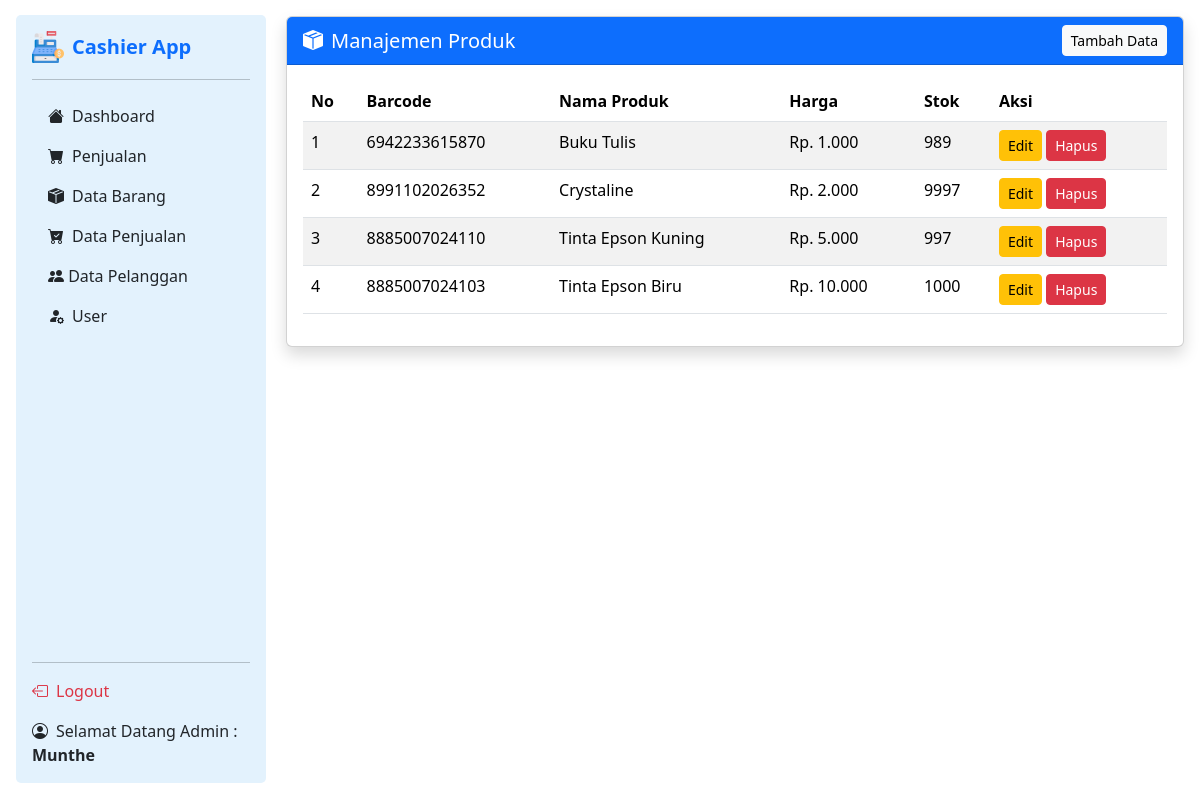
Before: /pages/data-barang.php (signed in) with the older database file.
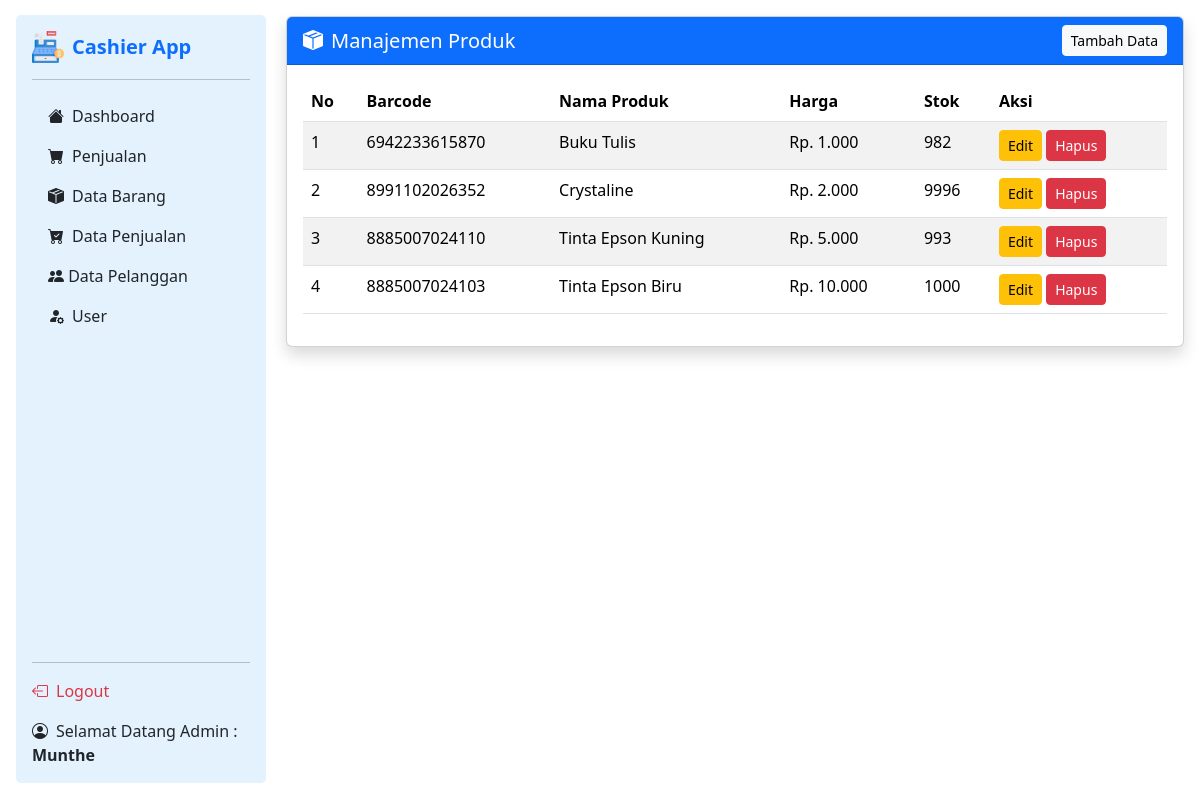
After: the same page with the newer database file.
### tables this page shows
CREATE TABLE `produk` (
  `id` int(11) NOT NULL,
  `ProdukID` varchar(255) NOT NULL,
  `NamaProduk` varchar(255) NOT NULL,
  `Harga` decimal(10,2) NOT NULL,
  `Stok` int(11) NOT NULL
);

### pages/data-barang.php (the view, shortened to what this page needs)
<!DOCTYPE html>
<html lang="en">
<head>
</head>
<body>
<?php
    if ($_SESSION['level'] === 'admin') {
        include '../config/sidebar-admin.php';
    } elseif ($_SESSION['level'] === 'petugas') {
        include '../config/sidebar-petugas.php';
    } else {
        echo "Level user tidak dikenal.";
        exit;
    }
    ?>
<div class="main-content flex-grow-1 p-3" style="margin-left: 270px; padding: 2rem";>
    <div class="card shadow rounded">
        <div class="card-header bg-primary text-white d-flex justify-content-between align-items-center">
            <h5 class="mb-0"><i class="bi bi-box-seam-fill me-2"></i>Manajemen Produk</h5>
            <button type="button" class="btn btn-light btn-sm" data-bs-toggle="modal" data-bs-target="#tambah-data">Tambah Data</button>
        </div>
        <div class="card-body">
            <div class="table-responsive">
                <table class="table table-striped table-hover">
                    <thead class="table" style="background-color: #e3f2fd;">
                        <tr>
                            <th>No</th>
                            <th>Barcode</th>
                            <th>Nama Produk</th>
                            <th>Harga</th>
                            <th>Stok</th>
                            <th>Aksi</th>
                        </tr>
                    </thead>
                    <tbody>
                        <?php
                        include '../config/koneksi.php';
                        $no = 1;
                        $data = mysqli_query($conn, "SELECT * FROM produk");
                        while ($d = mysqli_fetch_array($data)) { ?>
                            <tr>
                                <td><?php echo $no++; ?></td>
                                <td><?php echo $d['ProdukID']; ?></td>
                                <td><?php echo $d['NamaProduk']; ?></td>
                                <td>Rp. <?php echo number_format($d['Harga'], 0, ',', '.'); ?></td>
                                <td><?php echo $d['Stok']; ?></td>
                                <td>
                                    <button type="button" class="btn btn-warning btn-sm" data-bs-toggle="modal" data-bs-target="#edit-data<?php echo $d['ProdukID']; ?>">Edit</button>
                                    <button type="button" class="btn btn-danger btn-sm" data-bs-toggle="modal" data-bs-target="#hapus-data<?php echo $d['ProdukID']; ?>">Hapus</button>
                                </td>
                            </tr>
                        <?php } ?>
                    </tbody>
                </table>
            </div>
        </div>
    </div>
</div>
</body>
<link href="https://cdn.jsdelivr.net/npm/bootstrap@5.3.3/dist/css/bootstrap.min.css" rel="stylesheet">
</html>

Changed rows visible on the page:
changed produk "Buku Tulis": Stok "989" → "982"
changed produk "Crystaline": Stok "9997" → "9996"
changed produk "Tinta Epson Kuning": Stok "997" → "993"
